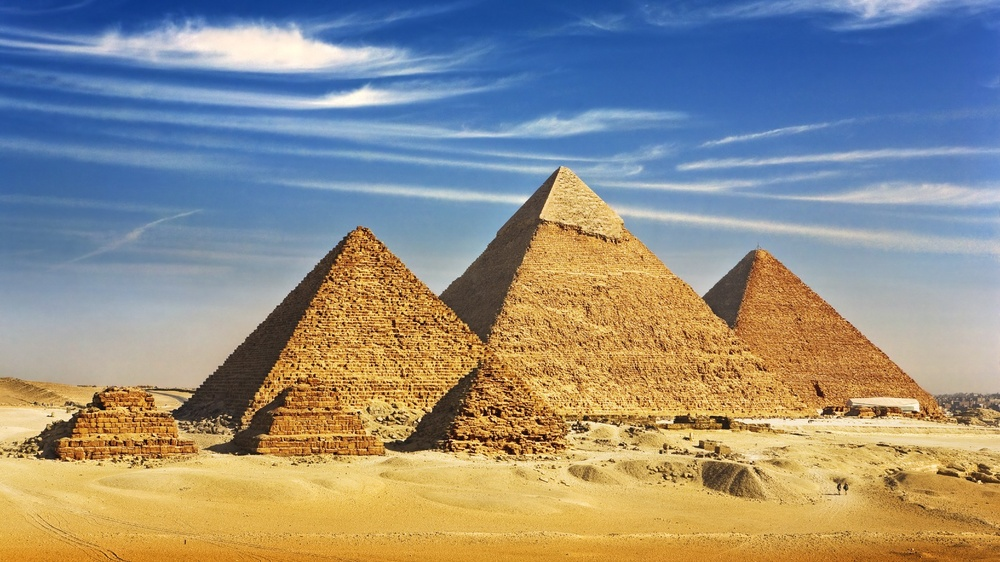
#> input picture images/pyramid.jpg, 1000 x 562 px, shrunk from 1920 x 1080 before the run
$ jupyter execute --allow-errors histogram.ipynb
#> lines starting #> are read from the running program, lines starting #| are printed output that depends on the picture
Table of content
- [Introduction](#1)
- [Image Histogram](#2)
- [Histogram Equalization](#3)

<h1 style="color:salmon" id="1">Introuduction</h1>

>Image histogram : is a type of histogram that acts as a graphical representation of the tonal distribution in a digital image.
- It plots the number of pixels for each tonal (intensity) value.
- The histogram for a **very dark image** will have most of its data points **on the left** side and center of the graph.
- The histogram for a **very bright image** with few dark areas and/or shadows will have most of its data points **on the right** side and center of the graph.
- Image histograms can be useful tools for thresholding.
- This threshold value can then be used for
  - Edge detection
  - Image segmentation
  - co-occurence metrics

<h1 style="color:salmon" id="2">Image Histogram</h1>

- Information contained in the graph is a representation of pixel distribution as a function of tonal variation
- A histogram uses a bar graph to profile the occurrences of each gray level present in an image.
- The horizontal axis is the gray-level values.
- It begins at zero and goes to the number of gray levels (256 in this example).
- Each vertical bar represents the number of times the corresponding gray level occurred in the image.
- Histograms also help select thresholds for object detection
  - Objects in an image tend to have similar gray levels.

[cell 1]
import numpy as np
import matplotlib.pyplot as plt
import matplotlib.image as mpimg
import seaborn as sns

[cell 2]
# reading the image
img_path = "../images/pyramid.jpg"
img = mpimg.imread(img_path)
#> img is the input picture: shape (562, 1000, 3); mean R, G, B 146.7, 143.2, 133.1
# display
plt.imshow(img)
plt.axis('off')
plt.show()

[cell 3]
def RGB_to_gray(img):
    return np.dot(img[:, :, :3], [0.2989, 0.5870, 0.1140])
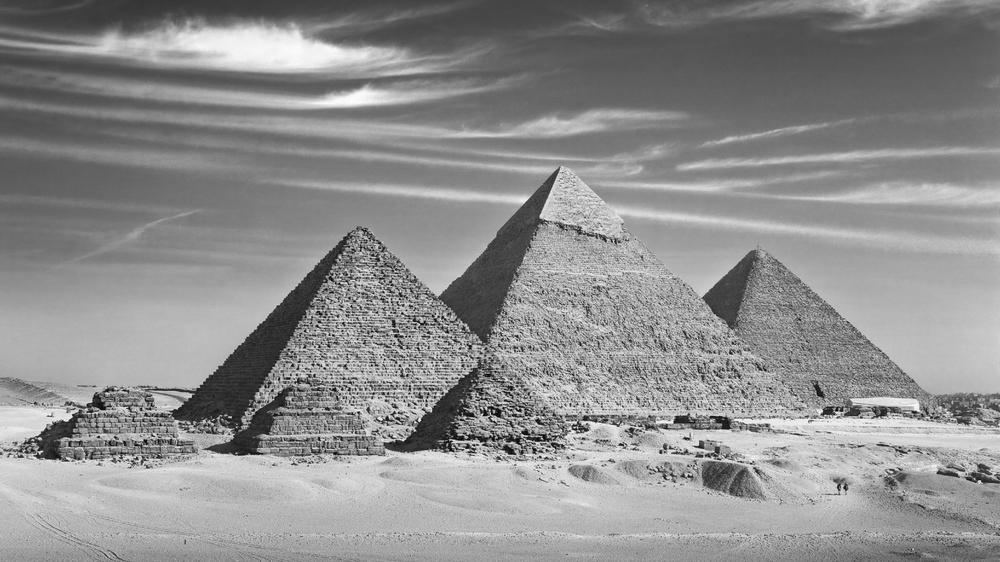
#> returned value: shape (562, 1000) float64; min 5.38, max 252.8, mean 143.1

[cell 4]
gimg = RGB_to_gray(img)
# display
plt.imshow(gimg, cmap='gray')
plt.axis('off')
plt.show()

[cell 5]
gimg.shape
#> Out = (562, 1000)

[cell 6]
gimg.reshape(-1, 1).shape
#> Out = (562000, 1)

[cell 7]
np.zeros((255,1)).shape

[cell 8]
freq_count = np.zeros((256,1), dtype=np.int16)
for ir in range(gimg.shape[0]):
    for ic in range(gimg.shape[1]):
        freq_count[int(gimg[ir, ic])] +=1
freq_count

[cell 9]
# we did only rounded ints so maybe that's why the vlaues are more discrete
plt.hist(freq_count, bins=255, range=(0,255));
#> figure, not shown here; tallest bar 8 high, from x = 0 to 1

[cell 10]
plt.hist(gimg.flatten(), bins=5000, range=(0,255));
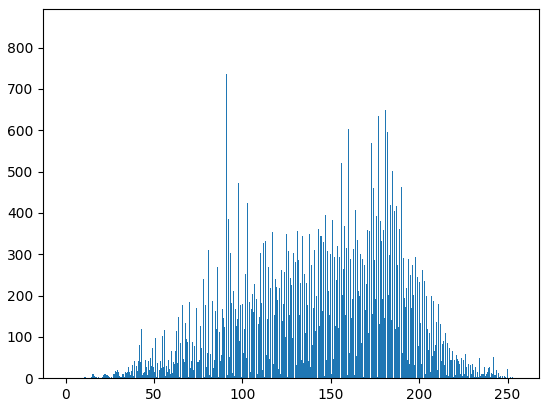
#> figure drawn by matplotlib, 1 panel; tallest bar 852 high, from x = 87.97 to 88.03

[cell 11]
freq_cnt = np.zeros(256, dtype=np.int32)
for pixel in gimg.flatten():
    freq_cnt[int(pixel)] +=1
#> this loop made 562000 passes
#> pixel on passes 1 to 3: 65.33, 64.33, 65.73
#> after the loop, freq_cnt = 256 values, max 6173 at index 184, min 0 at index 0, mean 2195.3

freq_cnt
#> Out has the same summary as freq_cnt

[cell 12]
freq_cnt.shape
#> Out = (256,)

[cell 13]
plt.figure(figsize=(5,5), dpi=150)
sns.heatmap(freq_cnt.reshape(1,256), cmap="Blues", cbar=False);
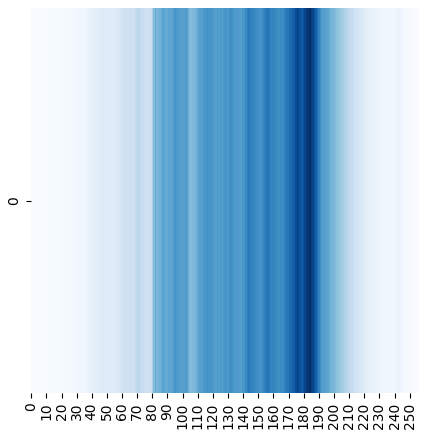
#> figure drawn by matplotlib, 1 panel

<h1 style="color:salmon" id="3">Histogram Equalization</h1>

- Histogram equalization is a method in image processing of contrast adjustment using the image's histogram.
- This method usually increases the global contrast of many images, especially when the image is represented by a narrow range of intensity values.
- Through this adjustment, the intensities can be better distributed on the histogram utilizing the full range of intensities evenly.
- This allows for areas of lower local contrast to gain a higher contrast.
- Histogram equalization accomplishes this by effectively spreading out the highly populated intensity values which are used to degrade image contrast.
- It is a Straightforward technique adaptive to the input image and an invertible operator.
  - if the histogram equalization function is known, then the original histogram can be recovered.
- The method is indiscriminate
  - It may increase the contrast of background noise
  - while decreasing the usable signal.
- Histogram equalization will work the best when applied to images with much higher color depth than palette size, like continuous data or 16-bit gray-scale images.

## Equalization Algorithm
1. Calculate the histogram of the image
   - histogram is just the frequency/count of each pixel values in the image.
   - if the image has $N×M$ pixels.
   - for each pixel we would calculate the number of occurence $n_i$ which is the histogram $H(i)$
   - the probability of each intensity value $i$ in the image is $p(i)$
   $$
   \huge p(i) = \frac{n_i}{Area} = \frac{H(i)}{N×M}
   $$
2. Compute the cumulative distribution function (CDF)
   - The CDF is used to map the original intensities to the new, equalized intensities.
   - compute the cumulative sum for each intensity level $i$
   $$
   \huge C(i) = \sum_{j=0}^{i} p(j)
   $$
   - $C(i)$ gives the cumulative probability up to intensity $i$.
   - This step effectively "spreads" the intensity values over the whole range.
   - $C(i)$ ranges from 0 and 1.
3. Map Each Pixel to the New Intensity Value
   - Using the CDF, we can map each original intensity value to a new one that distributes the pixel intensities more evenly across the histogram.
   - multiply each $C(i)$ by the maximum intensity value (255 for 8-bit images)
   $$

   \huge new-intensity(i) = int(255*C(i))
   $$

[cell 14]
# let's read an image
img_1 = mpimg.imread("../images/high_contrast.png")
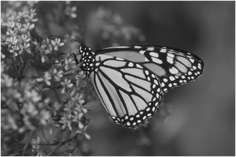
#> input picture images/high_contrast.png, 236 x 157 px, shrunk from 453 x 302 before the run
#> img_1 is the input picture: shape (157, 236, 4) float32; mean R, G, B, A 0.349, 0.349, 0.349, 1
print("image shape: ", img_1.shape)
#| image shape:  (157, 236, 4)
plt.imshow(img_1)
plt.axis('off')
plt.show()

[cell 15]
img_1_gray = RGB_to_gray(img_1)
print("image shape: ", img_1_gray.shape)
#| image shape:  (157, 236)
plt.imshow(img_1_gray, cmap='gray')
plt.axis('off')
plt.show()

[cell 16]
import pandas as pd
# pd.DataFrame(img_1_gray.reshape(-1,1)).value_counts().reset_index().style.background_gradient()
# this is a normalize image ... mean that it's not from 0 to 255 but 0 to 1 scale
pd.DataFrame(img_1_gray.reshape(-1,1)).describe()
#> Out = table of 8 rows and 1 columns

[cell 17]
i_freq_img_1 = np.zeros((256, 1), dtype=np.int16)
for pxl in img_1_gray.flatten():
    # *255 because it's normalized (Scaled)
    i_freq_img_1[int(pxl*255)] += 1
#> this loop made 37052 passes
#> pxl on passes 1 to 3: 0.921, 0.765, 0.772
#> after the loop, i_freq_img_1 = 256 values, max 567 at index 94, min 0 at index 0, mean 144.7
i_freq_img_1
#> Out has the same summary as i_freq_img_1

[cell 18]
plt.hist(i_freq_img_1, bins=255, range=(0,256));
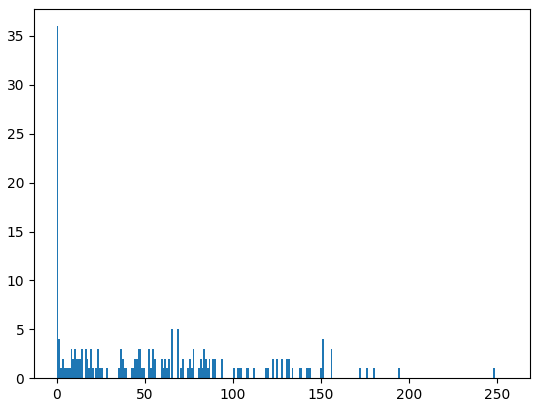
#> figure drawn by matplotlib, 1 panel; tallest bar 36 high, from x = 0 to 1

#> (a cell that did not finish here is left out)

#> (a cell that did not finish here is left out)

#> (a cell that did not finish here is left out)

#> (a cell that did not finish here is left out)

#> (a cell that did not finish here is left out)

[cell 24]
i_equ_img_1 = np.zeros((256, 1), dtype=np.int16)
#> (the rest of this cell did not finish here and is left out)

[cell 25]
plt.plot(i_freq_img_1);
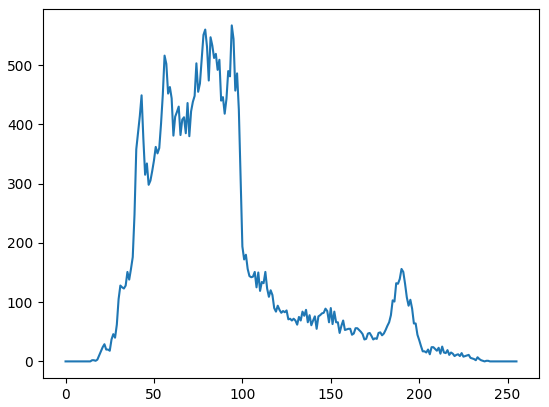
#> figure drawn by matplotlib, 1 panel; curve peaks at x = 94, y = 567

[cell 26]
plt.plot(i_equ_img_1);
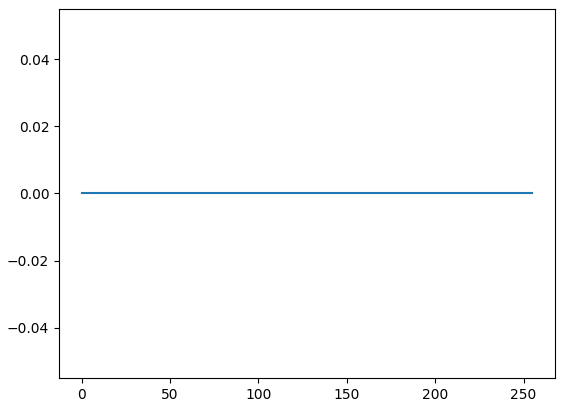
#> figure drawn by matplotlib, 1 panel

#> (a cell that did not finish here is left out)

#> (a cell that did not finish here is left out)

[cell 29]
fig, axes = plt.subplots(2, 2, figsize=(20,10), dpi=200)

axes[0, 0].imshow(img_1)
axes[0, 0].set_title("Original image")
#> (the rest of this cell did not finish here and is left out)

https://docs.opencv.org/4.x/d5/daf/tutorial_py_histogram_equalization.html

[cell 30]
import cv2 as cv
img = cv.imread('../images/high_contrast.png', cv.IMREAD_GRAYSCALE)
#> img: shape (157, 236); min 16, max 240, mean 88.9
assert img is not None, "file could not be read, check with os.path.exists()"

hist,bins = np.histogram(img.flatten(),256,[0,256])
#> hist = 256 values, max 567 at index 95, min 0 at index 0, mean 144.7; bins = 257 values from 0 to 256

cdf = hist.cumsum()
#> cdf = 256 values from 0 to 37052
cdf_normalized = cdf * float(hist.max()) / cdf.max()
#> cdf_normalized = 256 values from 0 to 567

plt.plot(cdf_normalized, color = 'b')
plt.hist(img.flatten(),256,[0,256], color = 'r')
plt.xlim([0,256])
plt.legend(('cdf','histogram'), loc = 'upper left')
plt.show()
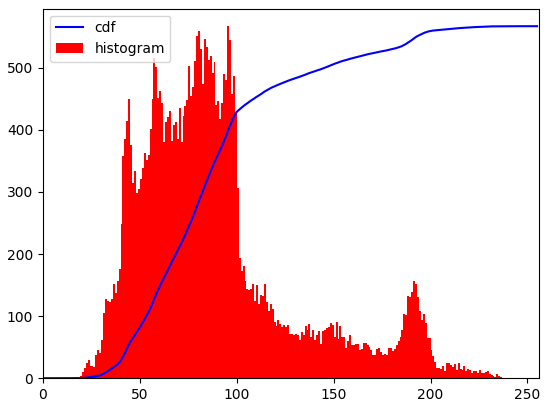
#> figure drawn by matplotlib, 1 panel; tallest bar 567 high, from x = 95 to 96; curve peaks at x = 240, y = 567

[cell 31]
cdf_m = np.ma.masked_equal(cdf,0)
cdf_m = (cdf_m - cdf_m.min())*255/(cdf_m.max()-cdf_m.min())
cdf = np.ma.filled(cdf_m,0).astype('uint8')
#> cdf = 256 values from 0 to 255

[cell 32]
img2 = cdf[img]
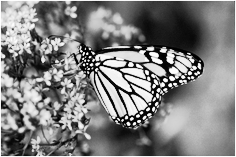
#> img2: shape (157, 236); min 0, max 255, mean 128.2

[cell 33]
img = cv.imread('../images/high_contrast.png', cv.IMREAD_GRAYSCALE)
assert img is not None, "file could not be read, check with os.path.exists()"
equ = cv.equalizeHist(img)
res = np.hstack((img,equ)) #stacking images side-by-side
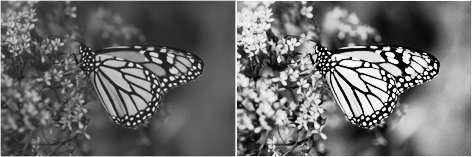
#> res: shape (157, 472); min 0, max 255, mean 108.8
cv.imwrite('res.png',res)
#> Out = True
